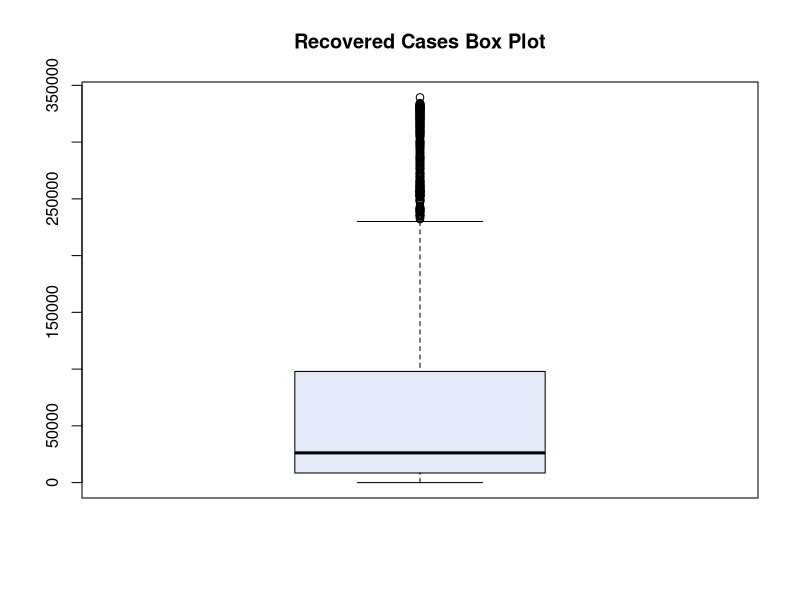

Here is the R script that generated this plot:
cases =  read.csv("Coviddata.csv",header = TRUE,sep = ",",
                  colClasses = c("NULL","NULL","NULL","NULL"
                                 ,"NULL","NULL","NULL","numeric",
                                 "NULL","NULL","NULL","NULL"))
recover_cases = c(0)
for (a in cases[1])
{
  recover_cases =  append(recover_cases,a)
}

options(scipen=10000)

jpeg(file="D:/projects/PakCovidInsights/public/images/recoveredCasesBoxPlot.jpeg",
    width=600, height=350)
boxplot(recover_cases, col="#E3E9F7", main = "Recovered Cases Box Plot")
dev.off()